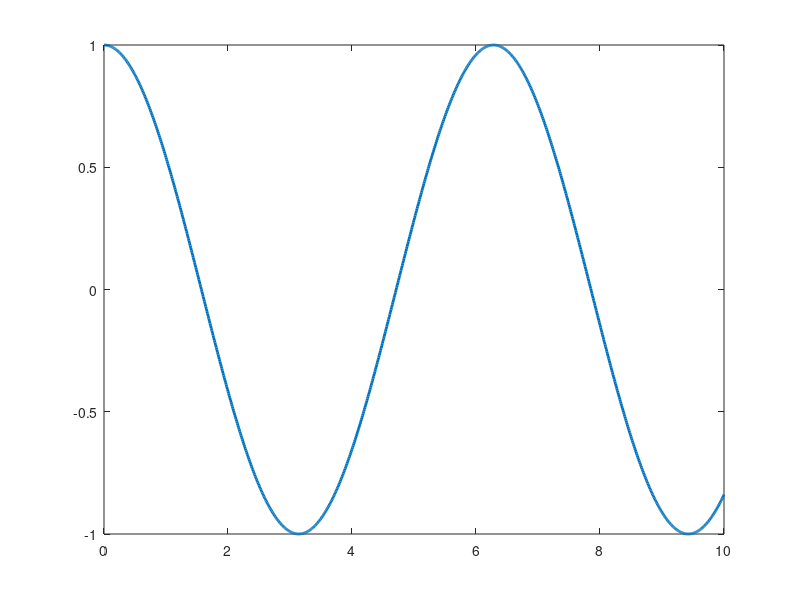

Recreate this plot in MATLAB. (Note: this script raises an error after producing the figure.)
clear;
a = 0;
b = 10;
t = a : 0.01 : b;

x = t;
y = cos(t);
plot(x, y, 'linewidth', 2);
hold on;

n = 50; % grado

% n + 1 vertici di controllo per approssimare la funzione
x_p = x(round(linspace(1, length(x), n + 1)));
y_p = y(round(linspace(1, length(y), n + 1)));

x_bez = zeros(1, length(x));
y_bez = zeros(1, length(y));

% intevallo [0, 1] per bernstein
u = linspace(0, 1, length(t));

for i = 1:n
    x_bez = x_bez + (bernstein(n, i, u) .* x_p(i + 1));
    y_bez = y_bez + (bernstein(n, i, u) .* y_p(i + 1));
end

% plot dei vertici usati
plot(x_p, y_p, 'X');
hold on;

% plot della curva di bezier
plot(x_bez, y_bez, 'linewidth', 1);

function y = bernstein(n, i, u)
    y = nchoosek(n, i).*u.^i.*(1 - u).^(n-i);
end



